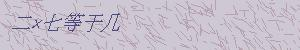
#> input picture xzscredit/validatecode/jilin/0102.jpg, 300 x 50 px, found by its file name
$ python image_deal_with.py   (Python 2 division)
#> lines starting #> are read from the running program, lines starting #| are printed output that depends on the picture; after the words box and inside, x2 and y2 are one past the last pixel; in counts of white or black regions, pixels touching at a corner belong together
#> further down, image is the input picture: PIL image 300x50 RGB; mean R, G, B 199.9, 192, 205.5
# coding:utf-8
from PIL import Image


class IMAGE():
    def __init__(self, image):
        self.image = image

    def split(self, image, region):
#> called with region = (0, 13, 250, 32)
        return image.crop(region)
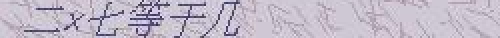
#> returned value: PIL image 250x19 RGB (shown 2 times larger); mean R, G, B 194, 186, 201

    def niuqu(self, image, niu_list):
        '''
        把图像转正
        :param image:
        :param niu_list: 一个列表，分别为从图像最后一行的偏移量
        :return:
        '''
        width, hight = image.size
#> width = 250; hight = 19
        for y in range(hight-1, -1, -1):
            for x in range(width-20):
                image.putpixel((x, y), image.getpixel((x + niu_list[y], y)))
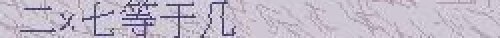
#> image: PIL image 250x19 RGB (shown 2 times larger); mean R, G, B 193.9, 185.9, 200.9

        return image


    # [41 lines left out: functions black_white, del_noise, not called in this run]


    def to_l(self, image):
        return image.convert('L')
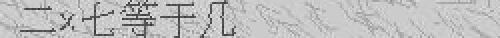
#> returned value: PIL image 250x19 L (shown 2 times larger); min 46, max 236, mean 190


    def to_two(self, image, threshold):
#> called with threshold = 100
        table = []
        for i in range(256):
            if i < threshold:
                table.append(0)
            else:
                table.append(1)
        return image.point(table, '1')
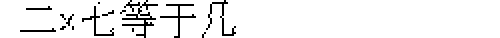
#> returned value: PIL image 250x19 1 (shown 2 times larger); 93.8% white; black in thin lines or dots, all inside (x1, y1, x2, y2) = (10, 0, 118, 19)


    def re_size(self, image, size):
        image.thumbnail(size)
        return image


    def im_split(self, image, region):
        image.crop(region).show()


    # [53 lines left out: functions clear, im_tongji, xiangsi, jinsi, not called in this run]


    def im_view(self):
        image = self.main()
        print image.size
#| (100, 8)
        # print image.getpixel((140, 15))
        # print image.getpixel((1, 1))
        # print image.getpixel((195, 49))

    # [32 lines left out: functions get_split_list, compose_region_list, get_region_list, not called in this run]


    def main(self):
        image = self.image
        size = (100, 10)
        threshold = 100
        del_noise_value = 7
        region = (0, 13, 250, 32)

        # 把图片上下的无用部分切除
        image = self.split(image, region)

        # 把图片的扭曲转正
        niu_list = [6, 6, 6, 6, 6, 5, 5, 5, 5, 4, 3, 3, 3, 2, 2, 2, 1, 1, 0]
        image = self.niuqu(image, niu_list)
        image = self.to_l(image)
        image = self.to_two(image, threshold)

        image = self.re_size(image, size)


        # [6 lines of commented-out code are left out]
        return image

# region_list = [(14, 5, 27, 19), (23, 5, 36, 19), (35, 5, 48, 19), (47, 5, 60, 19)]
if __name__ == '__main__':
    # image = Image.open(r".\0101.jpg")
    image = Image.open(r".\0102.jpg")
    # image = Image.open(r".\0103.jpg")
    # image = Image.open(r".\0104.jpg")
    # image = Image.open(r".\0105.jpg")
    im = IMAGE(image)
    image = im.main()
    im.im_view()

    # [25 lines of commented-out code are left out]

    image.show()

$ run again, with xzscredit/validatecode/jilin/0101.jpg copied over xzscredit/validatecode/jilin/0102.jpg
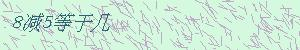
#> input picture xzscredit/validatecode/jilin/0101.jpg, 300 x 50 px, found by its file name
#> image is the input picture: PIL image 300x50 RGB; mean R, G, B 205, 233.8, 216.4
#> after the loop in niuqu, `for y in range(hight-1, -1, -1):`:
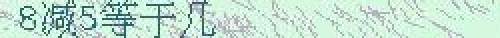
#> image: PIL image 250x19 RGB (shown 2 times larger); mean R, G, B 195.5, 224.8, 210.4
#> in to_two, `return image.point(table, '1')`:
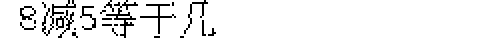
#> returned value: PIL image 250x19 1 (shown 2 times larger); 92.5% white; black in thin lines or dots, all inside (x1, y1, x2, y2) = (10, 0, 108, 19)
#| (100, 8)

$ run again, with xzscredit/validatecode/jilin/0103.jpg copied over xzscredit/validatecode/jilin/0102.jpg
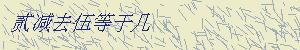
#> input picture xzscredit/validatecode/jilin/0103.jpg, 300 x 50 px, found by its file name
#> image is the input picture: PIL image 300x50 RGB; mean R, G, B 217.5, 219.1, 196.4
#> after the loop in niuqu, `for y in range(hight-1, -1, -1):`:
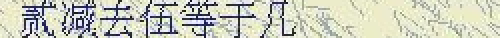
#> image: PIL image 250x19 RGB (shown 2 times larger); mean R, G, B 202.1, 204.2, 189.8
#> in to_two, `return image.point(table, '1')`:
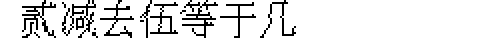
#> returned value: PIL image 250x19 1 (shown 2 times larger); 88.2% white; black in thin lines or dots, all inside (x1, y1, x2, y2) = (11, 0, 148, 19)
#| (100, 8)

$ run again, with xzscredit/validatecode/jilin/0104.jpg copied over xzscredit/validatecode/jilin/0102.jpg
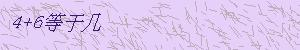
#> input picture xzscredit/validatecode/jilin/0104.jpg, 300 x 50 px, found by its file name
#> image is the input picture: PIL image 300x50 RGB; mean R, G, B 221.2, 199.2, 237.6
#> after the loop in niuqu, `for y in range(hight-1, -1, -1):`:
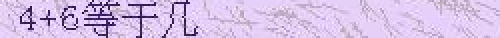
#> image: PIL image 250x19 RGB (shown 2 times larger); mean R, G, B 213.3, 191, 230.3
#> in to_two, `return image.point(table, '1')`:
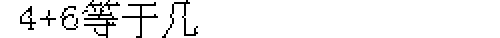
#> returned value: PIL image 250x19 1 (shown 2 times larger); 94.1% white; black in thin lines or dots, all inside (x1, y1, x2, y2) = (10, 0, 99, 19)
#| (100, 8)
